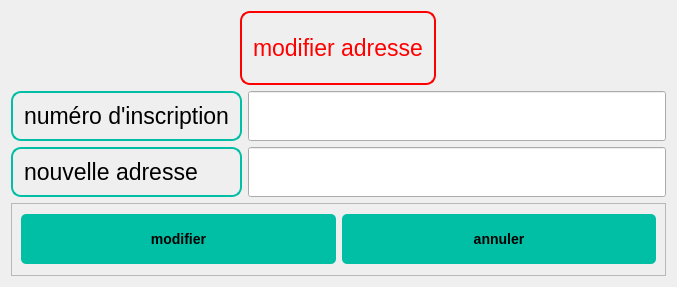
<?xml version="1.0" encoding="UTF-8"?>
<ui version="4.0">
 <class>Dialog</class>
 <widget class="QDialog" name="Dialog">
  <property name="geometry">
   <rect>
    <x>0</x>
    <y>0</y>
    <width>677</width>
    <height>287</height>
   </rect>
  </property>
  <property name="windowTitle">
   <string>Dialog</string>
  </property>
  <layout class="QGridLayout" name="gridLayout">
   <item row="2" column="2">
    <widget class="QLineEdit" name="lineEdit_2">
     <property name="minimumSize">
      <size>
       <width>0</width>
       <height>50</height>
      </size>
     </property>
    </widget>
   </item>
   <item row="0" column="1" colspan="2" alignment="Qt::AlignHCenter">
    <widget class="QLabel" name="label_3">
     <property name="styleSheet">
      <string notr="true">
QLabel {
  background-color: none;
  border: 2px solid red;
  border-radius: 10px;
  padding: 5px;
  color: red;
  font-size: 17pt;
  font-family: Arial, sans-serif;
  

}
</string>
     </property>
     <property name="text">
      <string>modifier adresse</string>
     </property>
    </widget>
   </item>
   <item row="1" column="2">
    <widget class="QLineEdit" name="lineEdit">
     <property name="minimumSize">
      <size>
       <width>0</width>
       <height>50</height>
      </size>
     </property>
    </widget>
   </item>
   <item row="2" column="1">
    <widget class="QLabel" name="label_2">
     <property name="styleSheet">
      <string notr="true">
QLabel {
  background-color: none;
  border: 2px solid #00BFA5;
  border-radius: 10px;
  padding: 5px;
  color: #000000;
  font-size: 17pt;
  font-family: Arial, sans-serif;
}
</string>
     </property>
     <property name="text">
      <string>nouvelle adresse</string>
     </property>
    </widget>
   </item>
   <item row="1" column="1">
    <widget class="QLabel" name="label">
     <property name="styleSheet">
      <string notr="true">
QLabel {
  background-color: none;
  border: 2px solid #00BFA5;
  border-radius: 10px;
  padding: 5px;
  color: #000000;
  font-size: 17pt;
  font-family: Arial, sans-serif;
}
</string>
     </property>
     <property name="text">
      <string>numéro d'inscription</string>
     </property>
    </widget>
   </item>
   <item row="3" column="1" colspan="2">
    <widget class="QFrame" name="frame">
     <property name="frameShape">
      <enum>QFrame::StyledPanel</enum>
     </property>
     <property name="frameShadow">
      <enum>QFrame::Raised</enum>
     </property>
     <layout class="QGridLayout" name="gridLayout_2">
      <item row="0" column="3">
       <widget class="QPushButton" name="pushButton_2">
        <property name="minimumSize">
         <size>
          <width>0</width>
          <height>50</height>
         </size>
        </property>
        <property name="styleSheet">
         <string notr="true">/* Buttons */
QPushButton {
    font-family: &quot;Arial&quot;, sans-serif;
    font-size: 14px;
    font-weight: bold;
    color: #000000; /* Black text color */
    background-color: #00BFA5; /* Teal button background color */
    border: none;
    border-radius: 5px;
    padding: 8px 16px;
    text-align: center; /* Center align button text */
    text-transform: uppercase; /* Uppercase button text */
}

QPushButton:hover {
    background-color: #009980; /* Darker teal button background color on hover */
}</string>
        </property>
        <property name="text">
         <string>annuler</string>
        </property>
       </widget>
      </item>
      <item row="0" column="2">
       <widget class="QPushButton" name="pushButton">
        <property name="minimumSize">
         <size>
          <width>0</width>
          <height>50</height>
         </size>
        </property>
        <property name="styleSheet">
         <string notr="true">/* Buttons */
QPushButton {
    font-family: &quot;Arial&quot;, sans-serif;
    font-size: 14px;
    font-weight: bold;
    color: #000000; /* Black text color */
    background-color: #00BFA5; /* Teal button background color */
    border: none;
    border-radius: 5px;
    padding: 8px 16px;
    text-align: center; /* Center align button text */
    text-transform: uppercase; /* Uppercase button text */
}

QPushButton:hover {
    background-color: #009980; /* Darker teal button background color on hover */
}</string>
        </property>
        <property name="text">
         <string>modifier</string>
        </property>
       </widget>
      </item>
     </layout>
    </widget>
   </item>
  </layout>
 </widget>
 <resources/>
 <connections/>
</ui>
